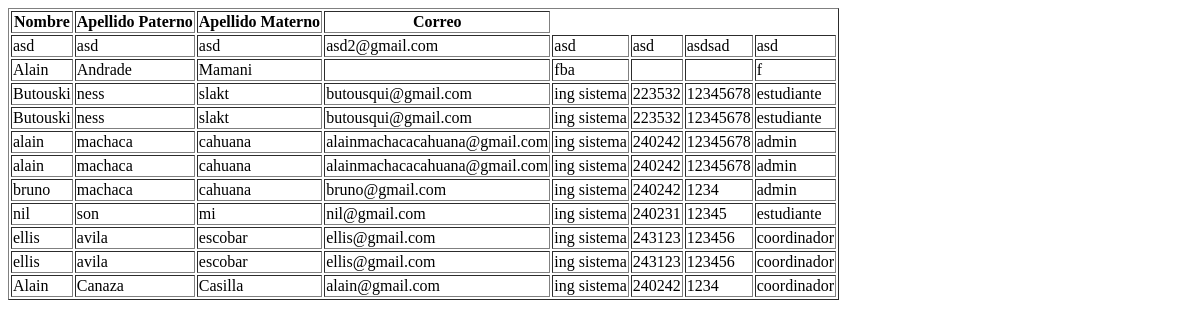
The app's page /listarpersona/, older data.
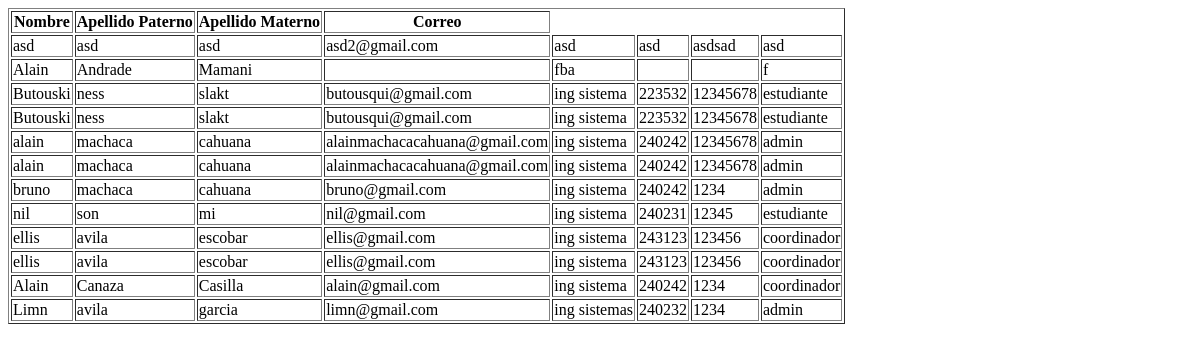
The same page, newer data.
### ReservaCanchasUNA/models.py (models this page shows, shortened)
class Persona(models.Model):
    nombre = models.CharField(max_length=100, blank=True, null=True)
    apellido_paterno = models.CharField(max_length=100, blank=True, null=True)
    apellido_materno = models.CharField(max_length=100, blank=True, null=True)
    correo = models.EmailField(max_length=100, unique=True, blank=True, null=True)
    escuela = models.CharField(max_length=100, blank=True, null=True)
    codigo = models.IntegerField( unique=True,
        blank=True, # Considera cambiar a False si siempre debe ser obligatorio
        null=True,  # Considera cambiar a False si siempre debe ser obligatorio
        validators=[
            MinValueValidator(100000, message="El código debe tener 6 dígitos."),
            MaxValueValidator(999999, message="El código debe tener 6 dígitos.")
        ]
    )
    contrasena = models.CharField(max_length=100, blank=True, null=True)
    rol = models.CharField(max_length=100, default='estudiante', null=False)

### ReservaCanchasUNA/views.py (the view)
# urls.py: path('listarpersona/', views.listar_personas, name='listar_personas'),
def listar_personas(request):
    return render(request, "ReservaCanchasUNA/lista_personas.html",{"personas":models.Persona.objects.all()})

### ReservaCanchasUNA/templates/ReservaCanchasUNA/lista_personas.html (shortened to what this page needs)
{% load crispy_forms_tags %}
<!DOCTYPE html>
<html lang="en">
<head>
</head>
<body>
  <table border="1">
    <thead>
        <tr>
            <th>Nombre</th>
            <th>Apellido Paterno</th>
            <th>Apellido Materno</th>
             <th>Correo</th>
        </tr>
    </thead>
    <tbody>
        {% for persona in personas %}
        <tr>
            <td>{{ persona.nombre }}</td>
            <td>{{ persona.apellido_paterno }}</td>
            <td>{{ persona.apellido_materno }}</td>
            <td>{{ persona.correo }}</td>
            <td>{{ persona.escuela }}</td>
            <td>{{ persona.codigo }}</td>
            <td>{{ persona.contrasena }}</td>
            <td>{{ persona.rol }}</td>
        </tr>
        {% endfor %}
    </tbody>
</table>
</body>
</html>

Row changes from the older to the newer data that the page shows:
added Persona: nombre "Limn", apellido_paterno "avila", apellido_materno "garcia", correo "limn@gmail.com", escuela "ing sistemas", codigo "240232", contrasena "1234", rol "admin"
